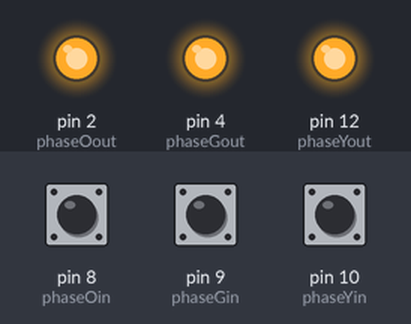
This sketch was run on a simulated Arduino Uno, built with avr-gcc and run on an emulated ATmega328P. Shown: output pins drawn as LEDs (lit = HIGH). Inputs (shaded band) come from the test bench; at power-on: pin 9 (phaseGin) HIGH, pin 8 (phaseOin) HIGH, pin 10 (phaseYin) HIGH.

Above: at 3.7 s.
3.8 s: pin 9 (phaseGin) pulled LOW for 0.15 s
At 3.88 s:
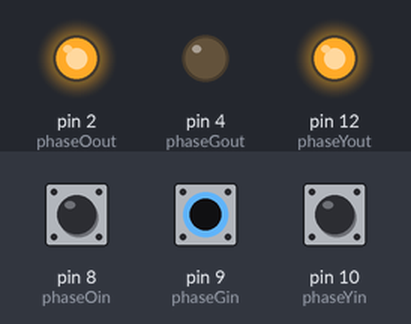
5.4 s: pin 9 (phaseGin) pulled LOW for 3.2 s
At 9.2 s:
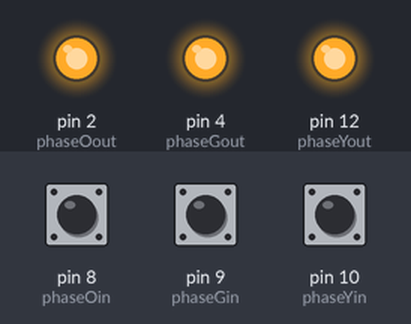
Timing chart, 0 to 10.7 s (numbered marks = the images above; inputs shaded):
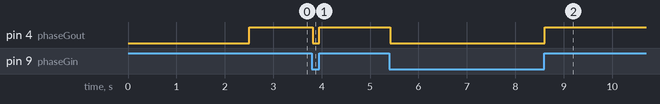

Measured:
- after the input at 3.8 s, pin 4 (phaseGout): HIGH → LOW at once, → HIGH 0.14 s later
- after the input at 5.4 s, pin 4 (phaseGout): HIGH → LOW at once, → HIGH 3.2 s later

The sketch:

sketch_feb07a_Calc_moved.ino
```cpp
/* 3 Channel Signal Calibration
re-baseline from feb_06a_PINx

ISR timer code added
result1 = motor works

Calc moved to no-iterrupts part of loop()
result2 = motor works

Changed calPercent to .95. Changed the Loop() 'if' from flags
to timer
result3 = 05

Reversed code back to result2, added timer reset to
setup() & loop, added delayMicroseonds of 600/900 & 1900 and baselined

result4 = motor runs but has a noise that is OK but
appears to be getting slightly out of sync. For delay of 1900 I got
a very fast motor noise and an increase in speed to 10.6kmh but
also got an occassional 05

Changed the delayMicroseconds to a variable. Added the variable
calculation to the no-interrupts. Changed to cal of .75/.85/.90.

result5 = motor runs rough @ .85, just @ .90 and not @ .75


// include the pinchangeint library*/
#include <PinChangeInt.h>

// include the elapsedMillis library to access 3 x micros timers
#include <elapsedMillis.h>

// Assign channel in pins
const byte phaseOin = 8;
const byte phaseGin = 9;
const byte phaseYin = 10;

// Assign channel out pins
const byte phaseOout = 2;
const byte phaseGout = 4;
const byte phaseYout = 12;

// Setup signal outputs expected by external processor
volatile uint8_t phaseOStateIn;
volatile uint8_t phaseGStateIn;
volatile uint8_t phaseYStateIn;

//Setup calibration & debounce constants
const int debounce = 100;
float calPercent = .90;

// Setup the 3 timers to be used for calibration
elapsedMicros timerO;
elapsedMicros timerG;
elapsedMicros timerY;

// Setup the 3 timers to be used for interval
elapsedMicros timerOint;
elapsedMicros timerGint;
elapsedMicros timerYint;

// These bit flags are set in FlagsShared to indicate which
// channels have new signals
const byte phaseOflag = 1;
const byte phaseGflag = 2;
const byte phaseYflag = 4;

// holds the update flags defined above
volatile uint8_t FlagsShared;

  // create local variables to hold a local copies of the channel inputs

  static uint8_t phaseOstate;

  static uint8_t phaseGstate;

  static uint8_t phaseYstate;

volatile unsigned long phaseOintervalin;

volatile unsigned long phaseGintervalin;

volatile unsigned long phaseYintervalin;

  unsigned long phaseOinterval;

  unsigned long phaseGinterval;

  unsigned long phaseYinterval;

  unsigned long phaseOcal;

  unsigned long phaseGcal;

  unsigned long phaseYcal;

  unsigned long phaseOdelay;

  unsigned long phaseGdelay;

  unsigned long phaseYdelay;

  // local copy of update flags

  static uint8_t UpdateFlags;

void setup()
{
  delay(2500);
    Serial.begin(115200);

  //Speed pin setup
  pinMode(phaseOout, OUTPUT);
  pinMode(phaseOin, INPUT);
  digitalWrite (phaseOin, HIGH);
    phaseOStateIn = digitalRead(phaseOin); // the intent here is to read and write the
//existing state of the signal at the beginning and then let the Loop() function alter it
//from there
  digitalWrite(phaseOout, phaseOStateIn);

  //PhaseO pin setup
  pinMode(phaseGout, OUTPUT);
  pinMode(phaseGin, INPUT);
  digitalWrite (phaseGin, HIGH);
    phaseGStateIn = digitalRead(phaseGin);
  digitalWrite(phaseGout, phaseGStateIn);

  //PhaseG pin setup
  pinMode(phaseYout, OUTPUT);
  pinMode(phaseYin, INPUT);
  digitalWrite (phaseYin, HIGH);
    phaseYStateIn = digitalRead(phaseYin);
  digitalWrite(phaseYout, phaseYStateIn);

  // use the PinChangeInt library to attach the interrupts
  // Pins chosen make this interchangeable with an Uno and Leo
  PCintPort::attachInterrupt(phaseOin, calcPhaseO,CHANGE);
  PCintPort::attachInterrupt(phaseGin, calcPhaseG,CHANGE);
  PCintPort::attachInterrupt(phaseYin, calcPhaseY,CHANGE);

   //Set the Timers to 0 and start them as the last activity in Setup
  timerOint = 0;
  timerGint = 0;
  timerYint = 0;
//  timerO = 0;
//  timerG = 0;
//  timerY = 0;
}

void loop()
{


  // check shared update flags to see if any channels have a change in the signal

  if(FlagsShared)
  {
    noInterrupts();

    // turn interrupts off quickly to take local copies of the shared variables

    // take a local copy of which channels were updated in case we need to use this in the rest of loop

    UpdateFlags = FlagsShared;


    if(UpdateFlags & phaseOflag)
    {
      phaseOinterval = phaseOintervalin;
      phaseOcal = (phaseOinterval/calPercent);
      phaseOdelay = phaseOcal-phaseOinterval;
    }

    if(UpdateFlags & phaseGflag)
    {
      phaseGinterval = phaseGintervalin;
      phaseGcal = (phaseGinterval/calPercent);
      phaseGdelay = phaseGcal-phaseGinterval;
    }

    if(UpdateFlags & phaseYflag)
    {
      phaseYinterval = phaseYintervalin;
      phaseYcal = (phaseYinterval/calPercent);
      phaseYdelay = phaseYcal-phaseYinterval;
    }

    // clear shared copy of updated flags

    FlagsShared = 0;

    interrupts(); // we have local copies of the inputs, so now we can turn interrupts back on

  }


  if(UpdateFlags & phaseOflag)
  {
//    digitalWrite(phaseOout, phaseOstate);
//      timerO = 0;
    delayMicroseconds(phaseOdelay);
    PIND=bit(1);
  }


  if(UpdateFlags & phaseGflag)
  {
//    digitalWrite(phaseGout, phaseGstate);
//      timerG = 0;
    delayMicroseconds(phaseGdelay);
    PIND=bit(4);
  }


  if(UpdateFlags & phaseYflag)
  {
//    digitalWrite(phaseYout, phaseYstate);
//      timerY = 0;
    delayMicroseconds(phaseYdelay);
    PIND=bit(6);
  }

//      Serial.println();
//      Serial.print(UpdateFlags);

  UpdateFlags = 0;

/*            Serial.println();
      Serial.print("O");
      Serial.print(",");
      Serial.print(phaseOinterval);
      Serial.print(",");
      Serial.print(phaseOcal);
      Serial.print(",");
      Serial.print(phaseOdelay);

            Serial.println();
      Serial.print("G");
      Serial.print(",");
      Serial.print(phaseGinterval);
      Serial.print(",");
      Serial.print(phaseGcal);
      Serial.print(",");
      Serial.print(phaseGdelay);

            Serial.println();
      Serial.print("Y");
      Serial.print(",");
      Serial.print(phaseYinterval);
      Serial.print(",");
      Serial.print(phaseYcal);
      Serial.print(",");
      Serial.print(phaseYdelay);
*/

}


//  interrupt service routines

void calcPhaseO()
{
//  phaseOStateIn = digitalRead(phaseOin);
      phaseOintervalin=timerOint; // calc the interval since last read
      timerOint=0; // save the time that the pin read was taken
  FlagsShared |= phaseOflag;
}

void calcPhaseG()
{
//  phaseGStateIn = digitalRead(phaseGin);
      phaseGintervalin=timerGint;
      timerGint=0;
  FlagsShared |= phaseGflag;
}

void calcPhaseY()
{
//  phaseYStateIn = digitalRead(phaseYin);
      phaseYintervalin=timerYint;
      timerYint=0;
  FlagsShared |= phaseYflag;
}
```
